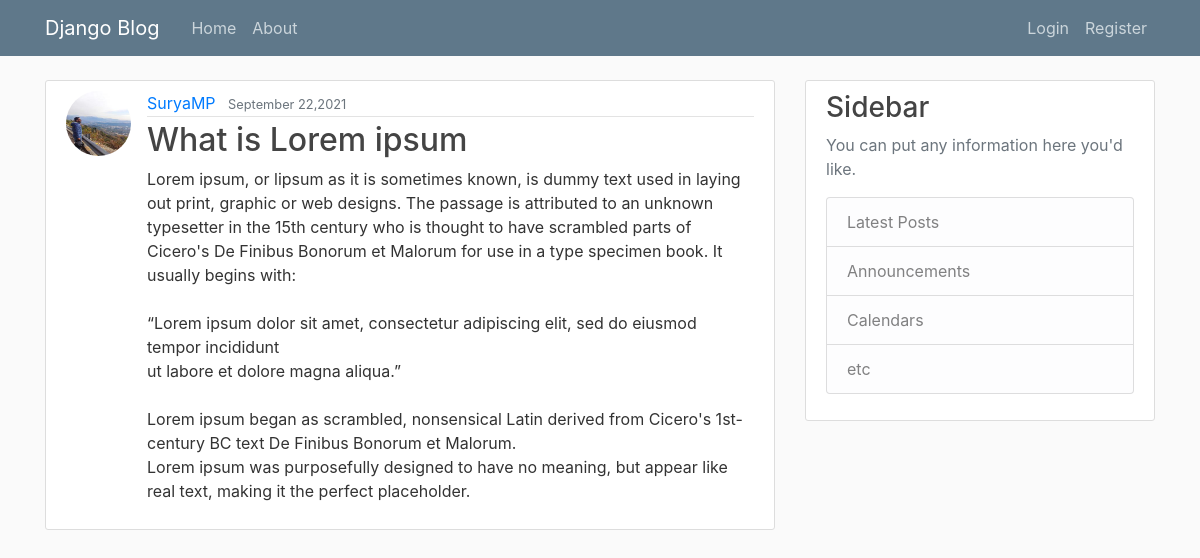
The page /post/13/ on the database its author committed.
### blog/models.py (models this page shows, shortened)
class Post(models.Model):
    title = models.CharField(max_length=100)
    content = models.TextField()
    date_posted = models.DateTimeField(default= timezone.now)
    author = models.ForeignKey(User, on_delete=models.CASCADE)

### users/models.py (models this page shows, shortened)
class Profile(models.Model):
    user = models.OneToOneField(User, on_delete = models.CASCADE)
    image = models.ImageField(default = 'default.jpg', upload_to = 'profile_pics')

### blog/views.py (the view)
# urls.py: path('post/<int:pk>/', PostDetailView.as_view(), name='post-detail'),
class PostDetailView(DetailView):
    model = Post

### blog/templates/blog/post_detail.html (shortened to what this page needs)
{% extends "blog/base.html" %}
{% block content %}
<article class="media content-section">
    <img class="rounded-circle article-img" src="{{ object.author.profile.image.url }}">
    <div class="media-body">
        <div class="article-metadata">
            <a class="mr-2" href="{% url 'user-posts' object.author.username %}">{{ object.author }}</a>
            <small class="text-muted">{{ object.date_posted|date:"F d,Y" }}</small>
        </div>
        <h2 class="article-title">{{ object.title }}</h2>
        <p class="article-content">{{ object.content }}</p>
    </div>
</article>
{% endblock content %}

### blog/static/blog/main.css (style rules this page uses)
body { background: #fafafa; color: #333333; margin-top: 5rem; }
h1, h2, h3, h4, h5, h6 { color: #444444; }
.content-section { background: #ffffff; padding: 10px 20px; border: 1px solid #dddddd; border-radius: 3px; margin-bottom: 20px; }
.article-title { color: #444444; }
.article-content { white-space: pre-line; }
.article-img { height: 65px; width: 65px; margin-right: 16px; }
.article-metadata { padding-bottom: 1px; margin-bottom: 4px; border-bottom: 1px solid #e3e3e3 }

### rows shown on the page
Post: author.profile.image (picture), author "SuryaMP", date_posted "September 22,2021", title "What is Lorem ipsum", content "Lorem ipsum, or lipsum as it is sometimes known, is dummy text used in laying out print, graphic or web designs. The passage is attributed to an unknown typesetter in the 15th century who is thought to have scrambled parts of Cicero's De Finibus Bonorum et Malorum for use in a type specimen book. It usually begins with: “Lorem ipsum dolor sit amet, consectetur adipiscing elit, sed do eiusmod tempor incididunt ut labore et dolore magna aliqua.” Lorem ipsum began as scrambled, nonsensical Latin derived from Cicero's 1st-century BC text De Finibus Bonorum et Malorum. Lorem ipsum was purposefully designed to have no meaning, but appear like real text, making it the perfect placeholder."
